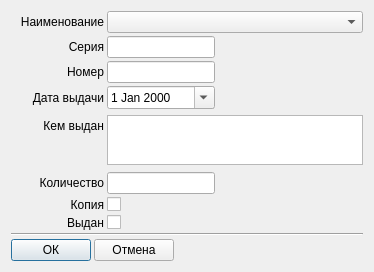
<?xml version="1.0" encoding="UTF-8"?>
<ui version="4.0">
 <class>mAddAbiturDocsDialog</class>
 <widget class="QDialog" name="mAddAbiturDocsDialog">
  <property name="geometry">
   <rect>
    <x>0</x>
    <y>0</y>
    <width>374</width>
    <height>272</height>
   </rect>
  </property>
  <property name="sizePolicy">
   <sizepolicy hsizetype="Preferred" vsizetype="Fixed">
    <horstretch>0</horstretch>
    <verstretch>0</verstretch>
   </sizepolicy>
  </property>
  <property name="windowTitle">
   <string>Dialog</string>
  </property>
  <layout class="QVBoxLayout" name="verticalLayout">
   <property name="spacing">
    <number>3</number>
   </property>
   <item>
    <layout class="QGridLayout" name="gridLayout" columnstretch="1,0,0">
     <item row="0" column="1" colspan="2">
      <widget class="QComboBox" name="docNameComboBox"/>
     </item>
     <item row="4" column="1" rowspan="2" colspan="2">
      <widget class="QTextEdit" name="receivedFromTextEdit">
       <property name="sizePolicy">
        <sizepolicy hsizetype="Fixed" vsizetype="Fixed">
         <horstretch>0</horstretch>
         <verstretch>0</verstretch>
        </sizepolicy>
       </property>
       <property name="minimumSize">
        <size>
         <width>0</width>
         <height>50</height>
        </size>
       </property>
       <property name="maximumSize">
        <size>
         <width>16777215</width>
         <height>50</height>
        </size>
       </property>
      </widget>
     </item>
     <item row="1" column="0">
      <widget class="QLabel" name="label_3">
       <property name="text">
        <string>Серия</string>
       </property>
       <property name="alignment">
        <set>Qt::AlignRight|Qt::AlignTrailing|Qt::AlignVCenter</set>
       </property>
      </widget>
     </item>
     <item row="8" column="1">
      <widget class="QCheckBox" name="issuedCheckBox">
       <property name="text">
        <string/>
       </property>
      </widget>
     </item>
     <item row="6" column="1">
      <widget class="QLineEdit" name="docCountLineEdit">
       <property name="sizePolicy">
        <sizepolicy hsizetype="Fixed" vsizetype="Fixed">
         <horstretch>0</horstretch>
         <verstretch>0</verstretch>
        </sizepolicy>
       </property>
      </widget>
     </item>
     <item row="2" column="0">
      <widget class="QLabel" name="label_4">
       <property name="text">
        <string>Номер</string>
       </property>
       <property name="alignment">
        <set>Qt::AlignRight|Qt::AlignTrailing|Qt::AlignVCenter</set>
       </property>
      </widget>
     </item>
     <item row="0" column="0">
      <widget class="QLabel" name="label_2">
       <property name="text">
        <string>Наименование</string>
       </property>
       <property name="alignment">
        <set>Qt::AlignRight|Qt::AlignTrailing|Qt::AlignVCenter</set>
       </property>
      </widget>
     </item>
     <item row="3" column="0">
      <widget class="QLabel" name="label_5">
       <property name="text">
        <string>Дата выдачи</string>
       </property>
       <property name="alignment">
        <set>Qt::AlignRight|Qt::AlignTrailing|Qt::AlignVCenter</set>
       </property>
      </widget>
     </item>
     <item row="8" column="0">
      <widget class="QLabel" name="label_21">
       <property name="text">
        <string>Выдан</string>
       </property>
       <property name="alignment">
        <set>Qt::AlignRight|Qt::AlignTrailing|Qt::AlignVCenter</set>
       </property>
      </widget>
     </item>
     <item row="7" column="0">
      <widget class="QLabel" name="label_19">
       <property name="text">
        <string>Копия</string>
       </property>
       <property name="alignment">
        <set>Qt::AlignRight|Qt::AlignTrailing|Qt::AlignVCenter</set>
       </property>
      </widget>
     </item>
     <item row="1" column="1">
      <widget class="QLineEdit" name="docSeriesLineEdit">
       <property name="sizePolicy">
        <sizepolicy hsizetype="Preferred" vsizetype="Fixed">
         <horstretch>0</horstretch>
         <verstretch>0</verstretch>
        </sizepolicy>
       </property>
      </widget>
     </item>
     <item row="2" column="1">
      <widget class="QLineEdit" name="docNumLineEdit">
       <property name="sizePolicy">
        <sizepolicy hsizetype="Preferred" vsizetype="Fixed">
         <horstretch>0</horstretch>
         <verstretch>0</verstretch>
        </sizepolicy>
       </property>
      </widget>
     </item>
     <item row="7" column="1">
      <widget class="QCheckBox" name="copyCheckBox">
       <property name="text">
        <string/>
       </property>
      </widget>
     </item>
     <item row="4" column="0">
      <widget class="QLabel" name="label_6">
       <property name="text">
        <string>Кем выдан</string>
       </property>
       <property name="alignment">
        <set>Qt::AlignRight|Qt::AlignTrailing|Qt::AlignVCenter</set>
       </property>
      </widget>
     </item>
     <item row="3" column="1">
      <widget class="QDateEdit" name="receiveDateEdit">
       <property name="calendarPopup">
        <bool>true</bool>
       </property>
      </widget>
     </item>
     <item row="6" column="0">
      <widget class="QLabel" name="label_18">
       <property name="text">
        <string>Количество</string>
       </property>
       <property name="alignment">
        <set>Qt::AlignRight|Qt::AlignTrailing|Qt::AlignVCenter</set>
       </property>
      </widget>
     </item>
    </layout>
   </item>
   <item>
    <widget class="Line" name="line">
     <property name="orientation">
      <enum>Qt::Horizontal</enum>
     </property>
    </widget>
   </item>
   <item>
    <layout class="QHBoxLayout" name="horizontalLayout">
     <item>
      <widget class="QPushButton" name="okPushButton">
       <property name="sizePolicy">
        <sizepolicy hsizetype="Preferred" vsizetype="Fixed">
         <horstretch>0</horstretch>
         <verstretch>0</verstretch>
        </sizepolicy>
       </property>
       <property name="text">
        <string>ОК</string>
       </property>
      </widget>
     </item>
     <item>
      <widget class="QPushButton" name="cancelPushButton">
       <property name="sizePolicy">
        <sizepolicy hsizetype="Preferred" vsizetype="Fixed">
         <horstretch>0</horstretch>
         <verstretch>0</verstretch>
        </sizepolicy>
       </property>
       <property name="text">
        <string>Отмена</string>
       </property>
      </widget>
     </item>
     <item>
      <spacer name="horizontalSpacer">
       <property name="orientation">
        <enum>Qt::Horizontal</enum>
       </property>
       <property name="sizeHint" stdset="0">
        <size>
         <width>40</width>
         <height>20</height>
        </size>
       </property>
      </spacer>
     </item>
    </layout>
   </item>
  </layout>
 </widget>
 <resources/>
 <connections/>
</ui>
